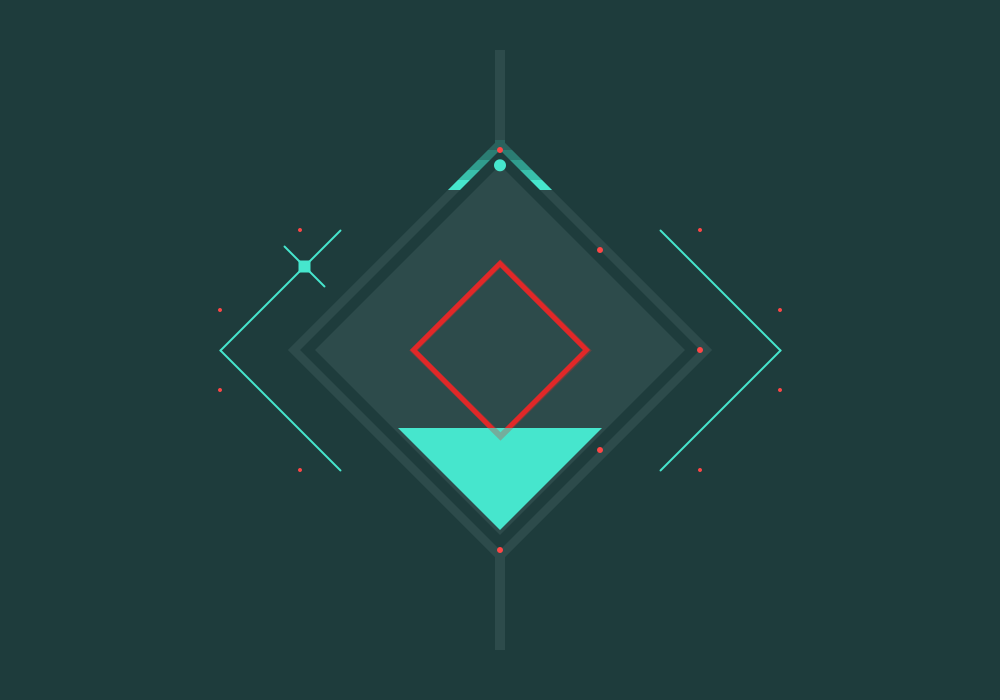
Frame 1 (no input)
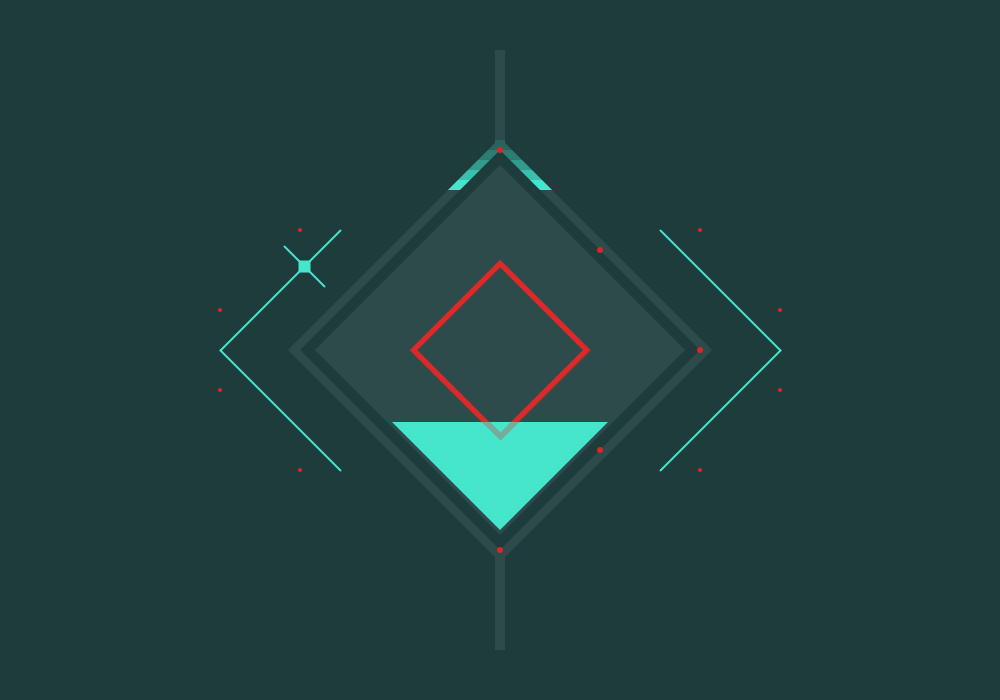
Frame 60 (the mouse pressed at the canvas centre just before this capture)
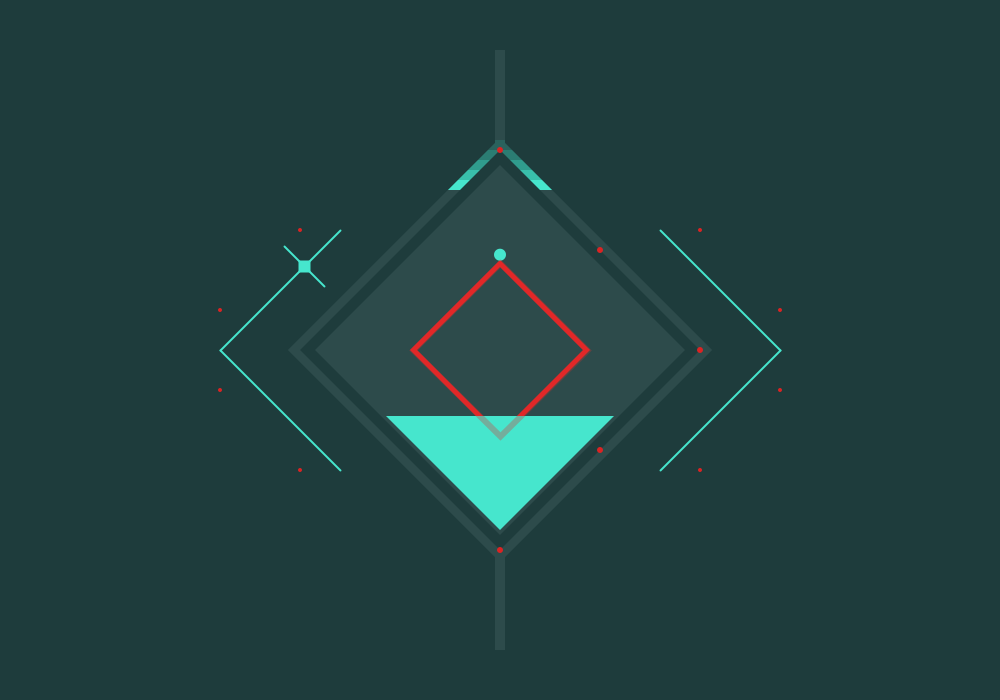
Frame 120 (the mouse held since frame 60 and released just before this capture)

The Processing sketch that drew these frames (run headless with seeded random() and noise(); from frame 60 on, the mouse is pressed at the canvas centre):

// Processing sketch: sk_k3_00_03
// ── sk_k3_00_03.pde
/**
 落ちる水滴と点滅する光で秒を、両横で線と線を交差させた×印の位置で時間を表現。
 ひし形が溜まりきったら１分たったことになる。
 真ん中の水滴が溜まっていくひし形と、その周りの図形で隙間を作り、
 後ろからグラデーションになっている図形をのぞかせることで分数を表した。
 点滅する赤丸は、秒と分を6分割し、時間では目盛りが「ここからここまで動く」ことを示す。
 */

float Y=0.0;
float speed=0.0;
float kasokudo=0.3;//加速度
int count=0;
int  iSecondCurrent;
int X;

void setup()
{
  size(1000, 700);
  colorMode(RGB, 255, 255, 255, 1);
  frameRate(60);
  iSecondCurrent = second();
  X = 0;
}

void draw()
{
  noStroke();
  rectMode(CORNER);
  int s =second();
  int m =minute();
  int h =hour();
  println(h+":"+m+":"+s);//時刻確認用
  background(45, 75, 75);

  //分の描画
  for (int mi=0; mi<50; mi+=10)//分の表示の図形
  {
    fill(70-mi, 230-mi, 205-mi, 1-mi*(0.02));//グラデーション
    rect(200, 40-mi+10*m, 600, 10);
  }
  if (m<5)//分の図形の余韻
  {
    for (int mi=0; mi<50; mi+=10)
    {
      fill(70-mi, 230-mi, 205-mi, 1-mi*(0.02));
      rect(200, 640-mi+10*m, 600, 10);
    }
  }//ここまで余韻
  fill(30, 60, 60);//周りを台形と長方形で囲う
  float z=sqrt(50);
  rect(350, 650, 300, 60);
  rect(350, 0, 300, 50);
  quad(505, 150-z, 1000, 645-z, 1000, 0, 505, 0);
  quad(505, 550+z, 1000, 55+z, 1000, 700, 505, 700);
  quad(495, 150-z, 495, 0, 0, 0, 0, 645-z);
  quad(495, 550+z, 0, 55+z, 0, 700, 495, 700); //ここまで周り囲い

  //秒の描画
  count++;
  fill(30, 60, 60);//濃い青緑枠
  quad(500, 150, 700, 350, 500, 550, 300, 350);
  fill(45, 75, 75);//濃い青緑より少し薄い方の枠
  quad(500, 165, 685, 350, 500, 535, 315, 350);
  fill(225, 40, 40);//赤枠
  quad(500, 260, 590, 350, 500, 440, 410, 350);
  fill(45, 75, 75);
  quad(500, 267, 583, 350, 500, 433, 417, 350);//ここまで枠
  //水滴を落とす
  speed+=kasokudo;
  Y+=speed;
  fill(70, 230, 205, 1);
  ellipse(500, 165+Y, 12, 12);
  int iSecondNew = second();
  if ( iSecondCurrent != iSecondNew )//1秒に1粒落ちる
  {
    iSecondCurrent = iSecondNew;
    Y=0;
    count=0;
  }
  if (207+Y>=550)//水滴が落ち始める座標
  {
    speed=0;
  }//1秒経つまで水滴を止める、ここまで水滴
  if (s<=30)//みずたまりの描画
  {
    triangle(500, 530, 500-s*(180/30), 530-s*(180/30), 500+s*(180/30), 530-s*(180/30));
  }
  if (s>=30)//
  {
    beginShape();
    vertex(500, 530);
    vertex(320, 350);
    vertex(320+(s-30)*(180/30), 350-(s-30)*(180/30));
    vertex(680-(s-30)*(180/30), 350-(s-30)*(180/30));
    vertex(680, 350);
    endShape(CLOSE);
  }//ここまでみずたまり

  //時間描画,時計回り
  strokeWeight(2);//線
  stroke(70, 230, 205, 1);
  line(660, 230, 780, 350);
  line(660, 470, 780, 350);
  line(340, 230, 220, 350);
  line(340, 470, 220, 350);
  if (0<=h&&h<=5)//右上0時から5時
  {
    line(660+h*80/5, 270+h*80/5, 700+h*80/5, 230+h*80/5);
    rectMode(CENTER);
    rect( 680+h*80/5, 250+h*80/5, 10, 10);
  }
  if (5<h&&h<=11)//右下6時から11時
  {
    line(740-(h-6)*80/5, 350+(h-6)*80/5, 780-(h-6)*80/5, 390+(h-6)*80/5);
    rectMode(CENTER);
    rect( 760-(h-6)*80/5, 370+(h-6)*80/5, 10, 10);
  }
  if (11<h&&h<=17)//左下12時から17時
  {
    line(340-(h-12)*80/5, 430-(h-12)*80/5, 300-(h-12)*80/5, 470-(h-12)*80/5);
    rectMode(CENTER);
    rect( 320-(h-12)*80/5, 450-(h-12)*80/5, 10, 10);
  }
  if (17<h&&h<=23)//左上18時から23時
  {
    line(260+(h-18)*80/5, 350-(h-18)*80/5, 220+(h-18)*80/5, 310-(h-18)*80/5);
    rectMode(CENTER);
    rect( 240+(h-18)*80/5, 330-(h-18)*80/5, 10, 10);
  }

  //目盛り
  strokeWeight(6);//水が満ちた後見える透けた赤四角
  stroke(225, 40, 40, 0.3);
  noFill();
  quad(500, 263, 587, 350, 500, 436, 413, 350);
  noStroke();
  fill(255-1.5*count, 70-1.5*count, 70-1.5*count);//点滅する赤丸達
  circle(500, 150, 6);
  circle(600, 250, 6);
  circle(700, 350, 6);
  circle(600, 450, 6);
  circle(500, 550, 6);
  circle(700, 230, 4);
  circle(780, 310, 4);
  circle(780, 390, 4);
  circle(700, 470, 4);
  circle(300, 470, 4);
  circle(220, 390, 4);
  circle(220, 310, 4);
  circle(300, 230, 4);
}
